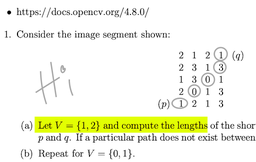
#> input picture notes.png, 256 x 162 px, shrunk from 512 x 325 before the run
$ python notes.py
#> lines starting #> are read from the running program, lines starting #| are printed output that depends on the picture
import os
import cv2
import math
import numpy as np
from matplotlib import pyplot as plt

image = cv2.imread("notes.png", cv2.IMREAD_GRAYSCALE)
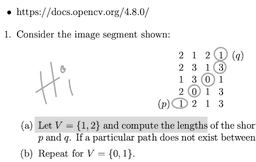
#> image: shape (162, 256); min 0, max 255, mean 242.4
height, width = image.shape[0], image.shape[1]
#> height = 162; width = 256
grey = list()
for i in range(140, 255):
  grey.append(i)
for x in range (width):
  for y in range (height):
    if image [y][x] in grey:
      image [y][x] = 255
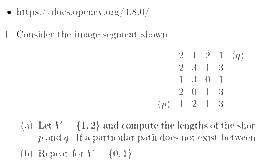
#> image: shape (162, 256); min 0, max 255, mean 249.8

plt.hist(image.ravel(),256,[0,256])
plt.show()
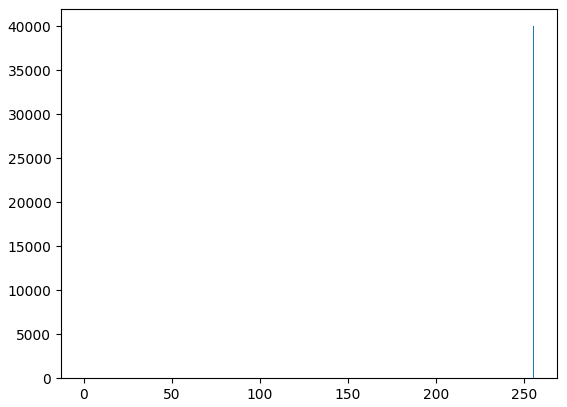
#> figure drawn by matplotlib, 1 panel; tallest bar 40034 high, from x = 255 to 256

new_image = cv2.imwrite("new_notes.png", image)
